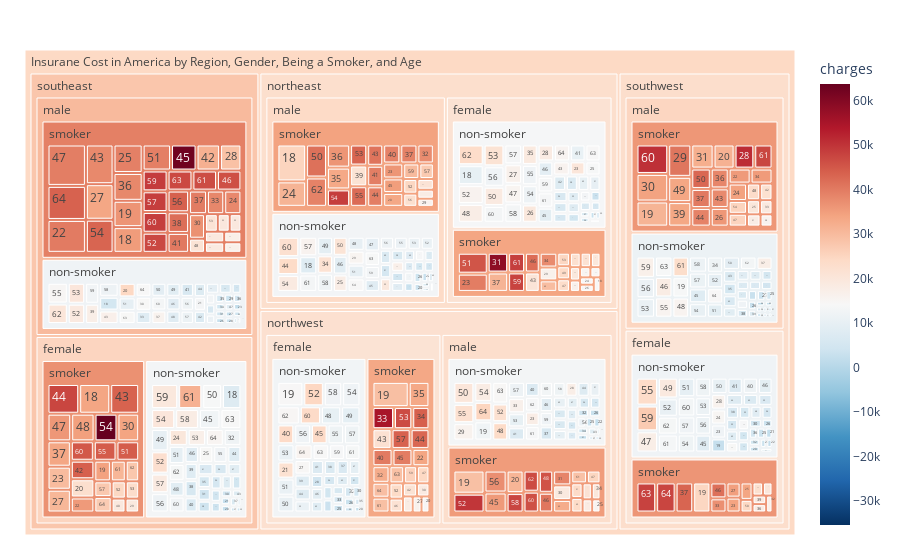

The notebook cell this image was saved under:
### Code cell
config = {'displayModeBar': False}

fig = px.treemap(insurance_df, path=[px.Constant('Insurane Cost in America by Region, Gender, Being a Smoker, and Age'), 'region', 'sex', 'smoker', 'age'], values='charges',
                  color='charges', hover_data=['children'],
                  color_continuous_scale='RdBu_r',
                  color_continuous_midpoint=np.average(insurance_df['charges'], weights=insurance_df['children']))
fig.update_layout(margin = dict(t=50, l=25, r=25, b=25))

fig.show(config=config)

pio.write_html(fig, file="mytreemap.html", auto_open=False)

### Figure 1 — Plotly figure (JSON) as saved in the notebook; plotly's stock layout.template omitted (floating-point values rounded to 4 significant figures; data arrays with more than 128 entries replaced by an {"elided": "..."} marker saying what was removed)
{"data": [{"branchvalues": "total", "customdata": {"elided": "595x2 mixed values"}, "domain": {"x": [0, 1], "y": [0, 1]}, "hovertemplate": "labels=%{label}<br>charges_sum=%{value}<br>parent=%{parent}<br>id=%{id}<br>children=%{customdata[0]}<br>charges=%{color}<extra></extra>", "ids": {"elided": "595 str values"}, "labels": {"elided": "595 str values"}, "marker": {"coloraxis": "coloraxis", "colors": {"elided": "595 float values"}}, "name": "", "parents": {"elided": "595 str values"}, "type": "treemap", "values": {"elided": "595 float values"}}], "layout": {"coloraxis": {"cmid": 14180.0, "colorbar": {"title": {"text": "charges"}}, "colorscale": [[0, "rgb(5,48,97)"], [0.1, "rgb(33,102,172)"], [0.2, "rgb(67,147,195)"], [0.3, "rgb(146,197,222)"], [0.4, "rgb(209,229,240)"], [0.5, "rgb(247,247,247)"], [0.6, "rgb(253,219,199)"], [0.7, "rgb(244,165,130)"], [0.8, "rgb(214,96,77)"], [0.9, "rgb(178,24,43)"], [1, "rgb(103,0,31)"]]}, "legend": {"tracegroupgap": 0}, "margin": {"b": 25, "l": 25, "r": 25, "t": 50}}}
